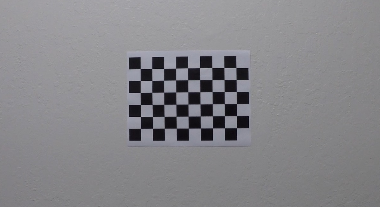
#> input picture src/opencv/scripts/4.png, 380 x 207 px
$ python calibration.py
#> lines starting #> are read from the running program, lines starting #| are printed output that depends on the picture; after the words box and inside, x2 and y2 are one past the last pixel; in counts of white or black regions, pixels touching at a corner belong together
#!/usr/bin/python

# -*- coding:utf-8 -*-

import cv2
import numpy as np

if __name__ == "__main__":
	img_path = "4.png"
	cal = cv2.imread(img_path)
#> cal is the input picture: shape (207, 380, 3); mean B, G, R 137.3, 133.6, 134.1

	cv2.imshow("img",cal)


	cal_gray = cv2.cvtColor(cal,cv2.COLOR_RGB2GRAY)
	cv2.imshow("img_gray",cal_gray)

	ret, corners = cv2.findChessboardCorners(cal_gray, (9, 6),None)
#> ret = True; corners = 54 rows, first 8: [140, 68.53], [151.5, 68.48], [163.6, 68.46], [175.5, 68.1], [187.5, 67.93], [199.5, 67.52], [211.9, 67.39], [224, 67.48]
	if ret == True:
		cal = cv2.drawChessboardCorners(cal, (9, 6), corners, ret)
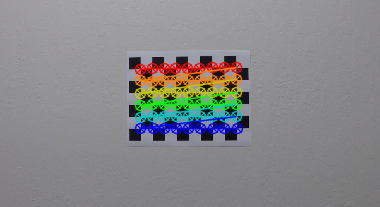
#> cal: shape (207, 380, 3); 8.29% of pixels changed, all inside (x1, y1, x2, y2) = (134, 61, 244, 135)
		cv2.imshow("line",cal)


	cv2.waitKey()

$ run again, with src/opencv/scripts/3.png copied over src/opencv/scripts/4.png
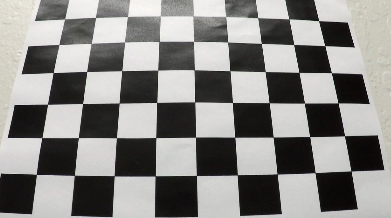
#> input picture src/opencv/scripts/3.png, 391 x 218 px
#> cal is the input picture: shape (218, 391, 3); mean B, G, R 133.2, 135.7, 136.5
#> ret = True; corners = 54 rows, first 8: [65.17, 18.59], [95.51, 17.51], [127.3, 16.61], [160.3, 15.67], [193, 16.01], [225.7, 16.42], [257.6, 17.58], [289.1, 18.89]
#> `cal = cv2.drawChessboardCorners(cal, (9, 6), corners, ret)`:
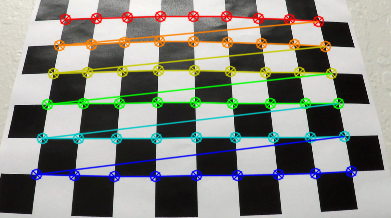
#> cal: shape (218, 391, 3); 15.61% of pixels changed, all inside (x1, y1, x2, y2) = (30, 10, 358, 183)

$ run again, with src/opencv/scripts/1.jpg saved as src/opencv/scripts/4.png
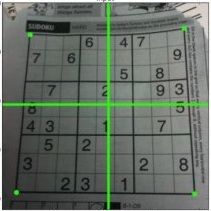
#> input picture src/opencv/scripts/1.jpg, 211 x 211 px
#> cal is the input picture: shape (211, 211, 3); mean B, G, R 100.7, 110.2, 101.2
#> `cal_gray = cv2.cvtColor(cal,cv2.COLOR_RGB2GRAY)`:
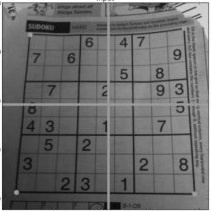
#> cal_gray: shape (211, 211); min 6, max 255, mean 106.3
#> ret = False; corners = None
